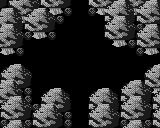

Below is a game level as drawn by its tile map, then a one-line description and the .tmx that defines it (tile-layer data replaced by summaries):
An orthogonal 20x16 tile map with 8x8 px tiles, 3 tile layers (Background, Collision, Overlap).

<map version="1.0" orientation="orthogonal" renderorder="right-down" width="20" height="16" tilewidth="8" tileheight="8" nextobjectid="1">
 <tileset firstgid="1" name="char_sheet" tilewidth="8" tileheight="8" tilecount="1024" columns="32">
  <image source="../../char_sheet.png" width="256" height="256" />
 </tileset>
 <layer name="Background" width="20" height="16">
  <data>[320 cells, 0 non-empty, 0 distinct tile ids]</data>
 </layer>
 <layer name="Collision" width="20" height="16">
  <data>[320 cells, 175 non-empty, 7 distinct tile ids]</data>
 </layer>
 <layer name="Overlap" width="20" height="16">
  <data>[320 cells, 138 non-empty, 8 distinct tile ids]</data>
 </layer>
</map>
